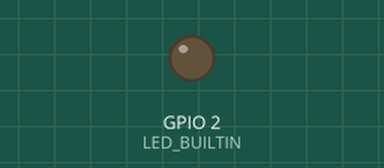
This sketch was run on a simulated ESP32. Shown: output pins drawn as LEDs (lit = HIGH). WiFi joins after 1.5 s; servers stay silent unless stated; no MQTT or app messages arrive unless stated; what the sketch prints to the serial monitor is not drawn.

Above: at 0.1 s.
At 1.6 s:
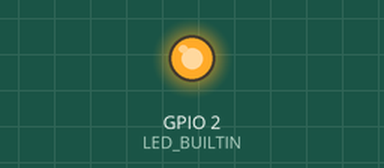
Timing chart, 0 to 3.1 s (numbered marks = the images above):
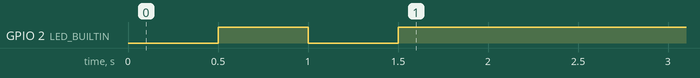

The sketch:

Main_inno.ino
```cpp
#include <WiFi.h>
#include <PubSubClient.h>
WiFiClient client;
PubSubClient mqtt(client);
#define WIFI_STA_NAME "Rungtiwa"
#define WIFI_STA_PASS "0818774251"
#define MQTT_SERVER "electsut.trueddns.com"
#define MQTT_PORT 27860
#define MQTT_USERNAME ""
#define MQTT_PASSWORD ""
#define MQTT_NAME "B6214197"
#define LED_PIN 23
#define sw 5
void callback(char* topic, byte* payload, unsigned int length){
Serial.print("Topic = ");
Serial.print(topic);
for(int i=0;i< length;i++){
Serial.print((char)payload[i]);
}
Serial.println();
}
void setup() {
Serial.begin(115200);
pinMode(LED_BUILTIN, OUTPUT);
Serial.println();
Serial.println();
Serial.print("Connecting to ");
Serial.println(WIFI_STA_NAME);
WiFi.mode(WIFI_STA);
WiFi.begin(WIFI_STA_NAME, WIFI_STA_PASS);
while (WiFi.status() != WL_CONNECTED) {
delay(500);
Serial.print(".");
digitalWrite(LED_BUILTIN, !digitalRead(LED_BUILTIN));
}
digitalWrite(LED_BUILTIN, HIGH);
Serial.println("");
Serial.println("WiFi connected");
Serial.println("IP address: ");
Serial.println(WiFi.localIP());
mqtt.setServer(MQTT_SERVER, MQTT_PORT);
mqtt.setCallback(callback);
}
void loop() {
if (mqtt.connected() == false) {
Serial.print("MQTT connecting... ");
if (mqtt.connect(MQTT_NAME, MQTT_USERNAME, MQTT_PASSWORD))
{
Serial.println("connected");
}
else {
Serial.println("failed");
delay(1000);
}
}
else {
mqtt.loop();
}
}
```
